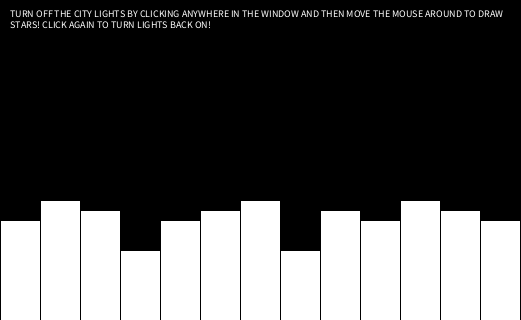
Frame 1 (no input)
Frame 60 (the mouse pressed at the canvas centre just before this capture): identical to frame 1, image omitted
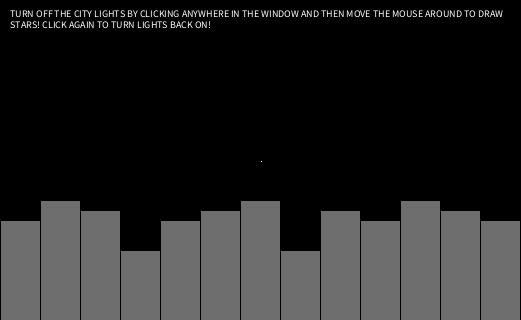
Frame 120 (the mouse held since frame 60 and released just before this capture)

The Processing sketch that drew these frames (run headless with seeded random() and noise(); from frame 60 on, the mouse is pressed at the canvas centre):

// Processing sketch: processing_11675
// ── processing_11675.pde

float light = 255;
boolean stars = false;
boolean lighton = true;
String s = "TURN OFF THE CITY LIGHTS BY CLICKING ANYWHERE IN THE WINDOW AND THEN MOVE THE MOUSE AROUND TO DRAW STARS! CLICK AGAIN TO TURN LIGHTS BACK ON!";

void setup () {
  // set the size of the window and background colour
  size (521,320);
  background(0);
  smooth();
  frameRate(30);
  // sketch instructions
  textSize(10);
  text(s, 10, 10, 500, 40);
}


void mousePressed () {
   // setting the conditions to determine if the stars would be drawn
  if (lighton) {
    // when mouse is clicked, and if they lighton is true, set it to false, change the buildings colour and allow stars to be drawn
    light = 110;
    stars = true;
    lighton = false;
    }
    else {
    // when mouse is clicked, if the lighton is false, set it to true, change the colour of the building to white, and set a black background to clear the sky of stars
    // text would also disappear
    light = 255;
    lighton = true;
    stars = false;
    fill(0);
    rect(0,0,521,320);
      }
}

void draw () {
  
  // if the stars boolean is true, enable the drawing of stars, else do nothing
  if (stars) {
      fill(255);
      rect(mouseX,mouseY,2,2);
  }
  
  // cityscape buildings, with the fill set as a changeable variable
  fill(light);
  rect(0,220,40,100);
  rect(40,200,40,150);
  rect(80,210,40,130);  
  rect(120,250,40,120);
  rect(160,220,40,100);
  rect(200,210,40,130);  
  rect(240,200,40,150);
  rect(280,250,40,120);
  rect(320,210,40,130);  
  rect(360,220,40,100);
  rect(400,200,40,150);
  rect(440,210,40,130); 
  rect(480,220,40,100);
  }
